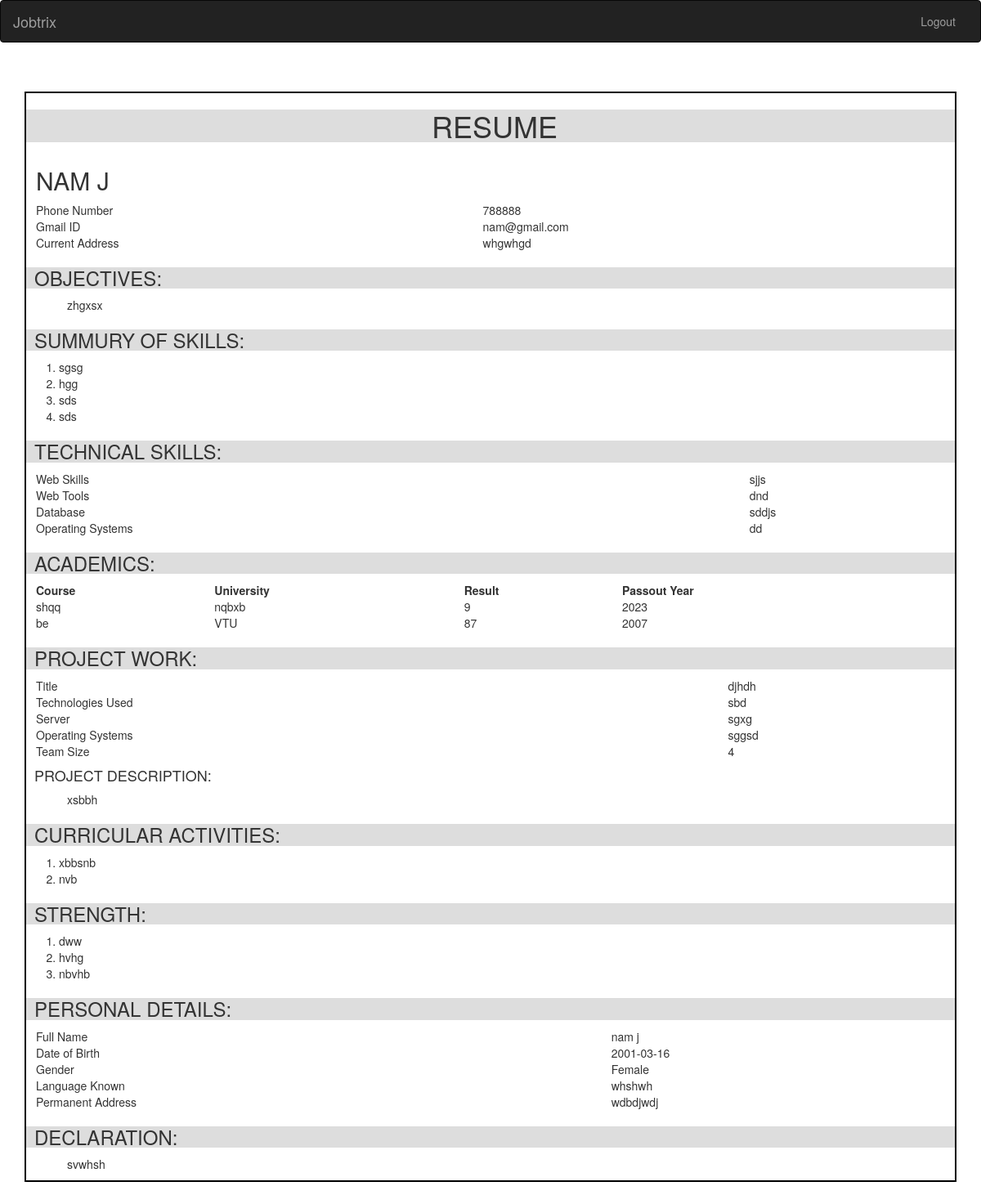
Screenshot of /view/nam@gmail.com with the database file from the repository.
### tables this page shows
CREATE TABLE personal(fname TEXT, lname TEXT, bday TEXT, gender TEXT, pnum TEXT, gmail TEXT, caddress TEXT, paddress TEXT, languages TEXT, marital TEXT, declaration TEXT);

CREATE TABLE other(objective TEXT, skill TEXT, tool TEXT, db TEXT, sos TEXT , title TEXT, srvr TEXT, pos TEXT, team TEXT, tech TEXT, desp TEXT, gmail TEXT);

CREATE TABLE summury(gmail TEXT, summuries TEXT);

CREATE TABLE academics(gmail TEXT, course TEXT, university TEXT, result TEXT, passout TEXT);

CREATE TABLE activity(gmail TEXT, activities TEXT);

CREATE TABLE strength(gmail TEXT, strengths TEXT);

### app.py (the view)
@app.route('/view/<email>')
def view(email):
    connection = sqlite3.connect('job_recommend.db')
    cursor = connection.cursor()
    cursor.execute("SELECT * FROM other WHERE gmail = '"+email+"'")
    result = cursor.fetchone()
    objective, skill, tool, db, sos, title, srvr, pos, team, tech, desp = result[:-1]
    cursor.execute("SELECT * FROM personal WHERE gmail = '"+email+"'")
    result = cursor.fetchone()
    fname, lname, bday, gender, pnum, gid, caddress, paddress, languages, marital, declaration = result
    fullname = fname+' '+lname
    cursor.execute("SELECT course, university, result, passout FROM academics WHERE gmail = '"+email+"'")
    academic = cursor.fetchall()
    cursor.execute("SELECT summuries FROM summury WHERE gmail = '"+email+"'")
    summury = cursor.fetchall()
    cursor.execute("SELECT activities FROM activity WHERE gmail = '"+email+"'")
    activity = cursor.fetchall()
    cursor.execute("SELECT strengths FROM strength WHERE gmail = '"+email+"'")
    strength = cursor.fetchall()
    return render_template('viewresume.html', ud=result[0], objective=objective, declaration=declaration,marital=marital,
        languages=languages,paddress=paddress, caddress=caddress,gid=gid,pnum=pnum,gender=gender,bday=bday,
        fullname=fullname,lname=lname,fname=fname,strength=strength,activities=activity,desp=desp,tech=tech,
        team=team,pos=pos,srvr=srvr,title=title,sos=sos,db=db,tool=tool,skill=skill,summury=summury,academic=academic)

### templates/viewresume.html (shortened to what this page needs)
<!DOCTYPE html>
<html lang="en">
<head>
    <link rel="stylesheet" href="http://127.0.0.1:5000/static/css/resume.css">
    <link rel="stylesheet" href="https://maxcdn.bootstrapcdn.com/font-awesome/4.7.0/css/font-awesome.min.css">
    <link rel="stylesheet" href="https://maxcdn.bootstrapcdn.com/bootstrap/3.3.7/css/bootstrap.min.css">
</head>
<body>
    <nav class="navbar navbar-inverse" style="margin: 0;">
        <div class="container-fluid">
          <div class="navbar-header">
            <a class="navbar-brand" >Jobtrix</a>
              </div>
          <div class="collapse navbar-collapse" id="myNavbar">
            <ul class="nav navbar-nav navbar-right">
               <li ><a href="/logout"></span>Logout</a></li>
            </ul>
          </div>
        </div>
      </nav>
    <div class="container">
        <div id="htmltopdf">
            <div>
                <h1>RESUME</h1>
                <table>
                    <tr>
                        <td colspan="2" ><h2>{{ fullname }}</h2></td>
                    </tr>
                    <tr>
                        <td>Phone Number</td>
                        <td>{{ pnum }}</td>
                    </tr>
                    <tr>
                        <td>Gmail ID</td>
                        <td>{{ gid }}</td>
                    </tr>
                    <tr>
                        <td>Current Address</td>
                        <td>{{ caddress }}</td>
                    </tr>
                </table>
            </div>
            <div>
                <h3>OBJECTIVES:</h3>
                <p>{{ objective }}</p>
            </div>
            <div>
                <h3>SUMMURY OF SKILLS:</h3>
                <ol>
                {% for i in summury %}
                <li>{{ i[0] }}</li>
                {% endfor %}
                </ol>
            </div>
            <div>
                <h3>TECHNICAL SKILLS:</h3>
                <table>
                    <tr>
                        <td>Web Skills</td>
                        <td>{{ skill }}</td>
                    </tr>
                    <tr>
                        <td>Web Tools</td>
                        <td>{{ tool }}</td>
                    </tr>
                    <tr>
                        <td>Database</td>
                        <td>{{ db }}</td>
                    </tr>
                    <tr>
                        <td>Operating Systems</td>
                        <td>{{ sos }}</td>
                    </tr>
                </table>
            </div>
            <div id="edu">
                <h3>ACADEMICS:</h3>
                <table>
                    <tr>
                        <th>Course</th>
                        <th>University</th>
                        <th>Result</th>
                        <th>Passout Year</th>
                    </tr>
                    {% for row in academic %}
                    <tr>
                        {% for i in row %}
                                    <td>{{i}}</td>
                        {% endfor %}
                                </tr>
                    {% endfor %}
                </table>
            </div>
            <div>
                <h3>PROJECT WORK:</h3>
                <table>
                    <tr>
                        <td>Title</td>
                        <td>{{ title }}</td>
                    </tr>
                    <tr>
                        <td>Technologies Used</td>
                        <td>{{ tech }}</td>
                    </tr>
                    <tr>
                        <td>Server</td>
                        <td>{{ srvr }}</td>
                    </tr>
                    <tr>
                        <td>Operating Systems</td>
                        <td>{{ pos }}</td>
                    </tr>
                    <tr>
                        <td>Team Size</td>
                        <td>{{ team }}</td>
                    </tr>
                </table>
            </div>
            <div>
                <h4>PROJECT DESCRIPTION:</h4>
                <p>{{ desp }}</p>
            </div>
            <div>
                <h3>CURRICULAR ACTIVITIES:</h3>
                <ol>
                {% for i in activities%}
                <li>{{ i[0] }}</li>
                {% endfor %}
                </ol>
            </div>
            <div>
                <h3>STRENGTH:</h3>
                <ol>
                {% for i in strength %}
                <li>{{ i[0] }}</li>
                {% endfor %}
                </ol>
            </div>
            <div>
                <h3>PERSONAL DETAILS:</h3>
                <table>
                    <tr><td>Full Name</td><td>{{ fullname }}</td></tr>
                    <tr><td>Date of Birth</td><td> {{ bday }}</td></tr>
                    <tr><td>Gender</td><td>{{ gender }}</td></tr>
                    <tr><td>Language Known</td><td>{{ languages }}</td></tr>
                    <tr><td>Permanent Address</td><td>{{ paddress }}</a></td></tr>
                </table>
            </div>
            <div>
                <h3>DECLARATION:</h3>
                <p>{{ declaration }}</p>
            </div>
        </div>
        </div>
        </body>
        </html>

### static/css/resume.css (style rules this page uses)
.container { padding: 5%; }
#htmltopdf { border: 2px solid black; background-color: white; }
td, th { padding: 4px 8px; }
table { margin-left: 12px; width: 98%; }
h1 { margin-top:0; text-align: center; background-color: #ddd; padding-left: 1rem; }
h2 { margin: 0; text-transform: uppercase; }
h3 { background-color: #ddd; padding-left: 1rem; }
h4 { padding-left: 1rem; }
p { text-indent: 50px; }

### rows the page displays
personal: pnum "788888", gmail "nam@gmail.com", caddress "whgwhgd", bday "2001-03-16", gender "Female", languages "whshwh", paddress "wdbdjwdj", declaration "svwhsh"
other: objective "zhgxsx", skill "sjjs", tool "dnd", db "sddjs", sos "dd", title "djhdh", tech "sbd", srvr "sgxg", pos "sggsd", desp "xsbbh"
summury: summuries "sgsg"
summury: summuries "hgg"
summury: summuries "sds"
summury: summuries "sds"
academics: course "shqq", university "nqbxb", row "9", passout "2023"
academics: course "be", university "VTU", result "87", passout "2007"
activity: activities "xbbsnb"
activity: activities "nvb"
strength: strengths "dww"
strength: strengths "hvhg"
strength: strengths "nbvhb"

### other values shown
{{ fullname }} "NAM J"
{{ team }} "4"
{{ fullname }} "nam j"
